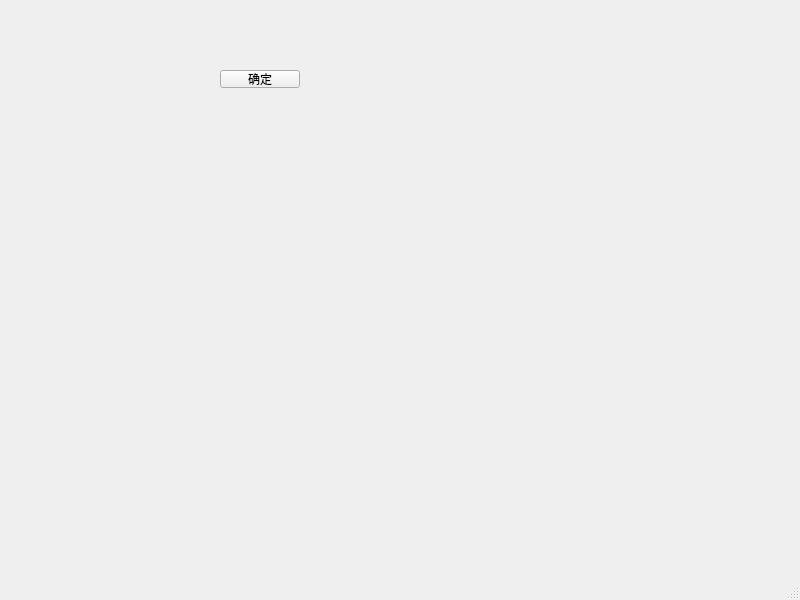
<?xml version="1.0" encoding="UTF-8"?>
<ui version="4.0">
 <class>MainWindow</class>
 <widget class="QMainWindow" name="MainWindow">
  <property name="geometry">
   <rect>
    <x>0</x>
    <y>0</y>
    <width>800</width>
    <height>600</height>
   </rect>
  </property>
  <property name="windowTitle">
   <string>MainWindow</string>
  </property>
  <widget class="QWidget" name="centralwidget">
   <widget class="QPushButton" name="yesBt">
    <property name="geometry">
     <rect>
      <x>220</x>
      <y>70</y>
      <width>80</width>
      <height>18</height>
     </rect>
    </property>
    <property name="text">
     <string>确定</string>
    </property>
   </widget>
  </widget>
  <widget class="QMenuBar" name="menubar">
   <property name="geometry">
    <rect>
     <x>0</x>
     <y>0</y>
     <width>800</width>
     <height>17</height>
    </rect>
   </property>
  </widget>
  <widget class="QStatusBar" name="statusbar"/>
 </widget>
 <resources/>
 <connections/>
</ui>
